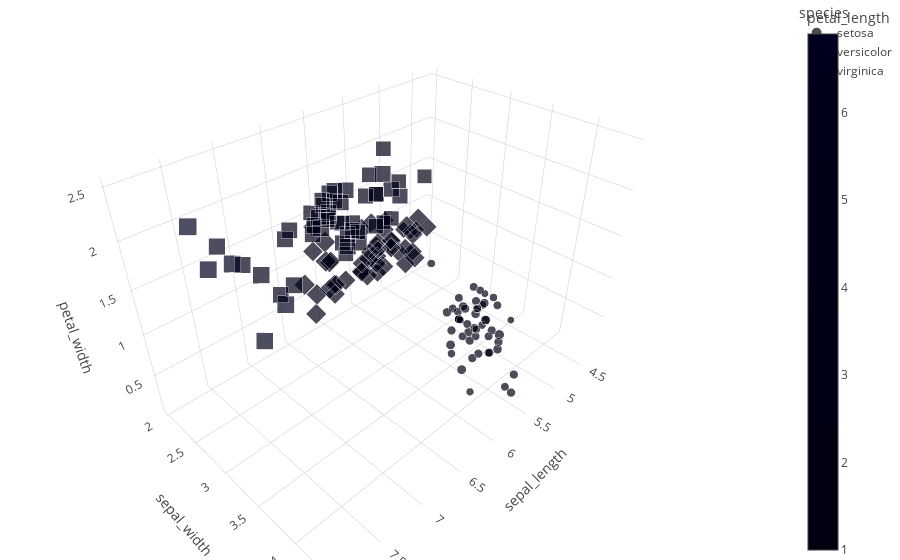

The notebook cell this image was saved under:
### Code cell
df = px.data.iris()
fig = px.scatter_3d(df, x='Nongrad_employed', y='Grad_share', z='Grad_premium',
              color='Grad_premium', size='Grad_premium', size_max=18,
              symbol='Major_category', opacity=0.7)

# tight layout
fig.update_layout(margin=dict(l=0, r=0, b=0, t=0))

### Figure 1 — Plotly figure (JSON) as saved in the notebook; plotly's stock layout.template omitted (floating-point values rounded to 4 significant figures)
{"data": [{"hovertemplate": "species=setosa<br>sepal_length=%{x}<br>sepal_width=%{y}<br>petal_width=%{z}<br>petal_length=%{marker.color}<extra></extra>", "legendgroup": "setosa", "marker": {"color": [1.4, 1.4, 1.3, 1.5, 1.4, 1.7, 1.4, 1.5, 1.4, 1.5, 1.5, 1.6, 1.4, 1.1, 1.2, 1.5, 1.3, 1.4, 1.7, 1.5, 1.7, 1.5, 1, 1.7, 1.9, 1.6, 1.6, 1.5, 1.4, 1.6, 1.6, 1.5, 1.5, 1.4, 1.5, 1.2, 1.3, 1.5, 1.3, 1.5, 1.3, 1.3, 1.3, 1.6, 1.9, 1.4, 1.6, 1.4, 1.5, 1.4], "coloraxis": "coloraxis", "opacity": 0.7, "size": [1.4, 1.4, 1.3, 1.5, 1.4, 1.7, 1.4, 1.5, 1.4, 1.5, 1.5, 1.6, 1.4, 1.1, 1.2, 1.5, 1.3, 1.4, 1.7, 1.5, 1.7, 1.5, 1, 1.7, 1.9, 1.6, 1.6, 1.5, 1.4, 1.6, 1.6, 1.5, 1.5, 1.4, 1.5, 1.2, 1.3, 1.5, 1.3, 1.5, 1.3, 1.3, 1.3, 1.6, 1.9, 1.4, 1.6, 1.4, 1.5, 1.4], "sizemode": "area", "sizeref": 0.0213, "symbol": "circle"}, "mode": "markers", "name": "setosa", "scene": "scene", "showlegend": true, "type": "scatter3d", "x": [5.1, 4.9, 4.7, 4.6, 5, 5.4, 4.6, 5, 4.4, 4.9, 5.4, 4.8, 4.8, 4.3, 5.8, 5.7, 5.4, 5.1, 5.7, 5.1, 5.4, 5.1, 4.6, 5.1, 4.8, 5, 5, 5.2, 5.2, 4.7, 4.8, 5.4, 5.2, 5.5, 4.9, 5, 5.5, 4.9, 4.4, 5.1, 5, 4.5, 4.4, 5, 5.1, 4.8, 5.1, 4.6, 5.3, 5], "y": [3.5, 3, 3.2, 3.1, 3.6, 3.9, 3.4, 3.4, 2.9, 3.1, 3.7, 3.4, 3, 3, 4, 4.4, 3.9, 3.5, 3.8, 3.8, 3.4, 3.7, 3.6, 3.3, 3.4, 3, 3.4, 3.5, 3.4, 3.2, 3.1, 3.4, 4.1, 4.2, 3.1, 3.2, 3.5, 3.1, 3, 3.4, 3.5, 2.3, 3.2, 3.5, 3.8, 3, 3.8, 3.2, 3.7, 3.3], "z": [0.2, 0.2, 0.2, 0.2, 0.2, 0.4, 0.3, 0.2, 0.2, 0.1, 0.2, 0.2, 0.1, 0.1, 0.2, 0.4, 0.4, 0.3, 0.3, 0.3, 0.2, 0.4, 0.2, 0.5, 0.2, 0.2, 0.4, 0.2, 0.2, 0.2, 0.2, 0.4, 0.1, 0.2, 0.1, 0.2, 0.2, 0.1, 0.2, 0.2, 0.3, 0.3, 0.2, 0.6, 0.4, 0.3, 0.2, 0.2, 0.2, 0.2]}, {"hovertemplate": "species=versicolor<br>sepal_length=%{x}<br>sepal_width=%{y}<br>petal_width=%{z}<br>petal_length=%{marker.color}<extra></extra>", "legendgroup": "versicolor", "marker": {"color": [4.7, 4.5, 4.9, 4, 4.6, 4.5, 4.7, 3.3, 4.6, 3.9, 3.5, 4.2, 4, 4.7, 3.6, 4.4, 4.5, 4.1, 4.5, 3.9, 4.8, 4, 4.9, 4.7, 4.3, 4.4, 4.8, 5, 4.5, 3.5, 3.8, 3.7, 3.9, 5.1, 4.5, 4.5, 4.7, 4.4, 4.1, 4, 4.4, 4.6, 4, 3.3, 4.2, 4.2, 4.2, 4.3, 3, 4.1], "coloraxis": "coloraxis", "opacity": 0.7, "size": [4.7, 4.5, 4.9, 4, 4.6, 4.5, 4.7, 3.3, 4.6, 3.9, 3.5, 4.2, 4, 4.7, 3.6, 4.4, 4.5, 4.1, 4.5, 3.9, 4.8, 4, 4.9, 4.7, 4.3, 4.4, 4.8, 5, 4.5, 3.5, 3.8, 3.7, 3.9, 5.1, 4.5, 4.5, 4.7, 4.4, 4.1, 4, 4.4, 4.6, 4, 3.3, 4.2, 4.2, 4.2, 4.3, 3, 4.1], "sizemode": "area", "sizeref": 0.0213, "symbol": "diamond"}, "mode": "markers", "name": "versicolor", "scene": "scene", "showlegend": true, "type": "scatter3d", "x": [7, 6.4, 6.9, 5.5, 6.5, 5.7, 6.3, 4.9, 6.6, 5.2, 5, 5.9, 6, 6.1, 5.6, 6.7, 5.6, 5.8, 6.2, 5.6, 5.9, 6.1, 6.3, 6.1, 6.4, 6.6, 6.8, 6.7, 6, 5.7, 5.5, 5.5, 5.8, 6, 5.4, 6, 6.7, 6.3, 5.6, 5.5, 5.5, 6.1, 5.8, 5, 5.6, 5.7, 5.7, 6.2, 5.1, 5.7], "y": [3.2, 3.2, 3.1, 2.3, 2.8, 2.8, 3.3, 2.4, 2.9, 2.7, 2, 3, 2.2, 2.9, 2.9, 3.1, 3, 2.7, 2.2, 2.5, 3.2, 2.8, 2.5, 2.8, 2.9, 3, 2.8, 3, 2.9, 2.6, 2.4, 2.4, 2.7, 2.7, 3, 3.4, 3.1, 2.3, 3, 2.5, 2.6, 3, 2.6, 2.3, 2.7, 3, 2.9, 2.9, 2.5, 2.8], "z": [1.4, 1.5, 1.5, 1.3, 1.5, 1.3, 1.6, 1, 1.3, 1.4, 1, 1.5, 1, 1.4, 1.3, 1.4, 1.5, 1, 1.5, 1.1, 1.8, 1.3, 1.5, 1.2, 1.3, 1.4, 1.4, 1.7, 1.5, 1, 1.1, 1, 1.2, 1.6, 1.5, 1.6, 1.5, 1.3, 1.3, 1.3, 1.2, 1.4, 1.2, 1, 1.3, 1.2, 1.3, 1.3, 1.1, 1.3]}, {"hovertemplate": "species=virginica<br>sepal_length=%{x}<br>sepal_width=%{y}<br>petal_width=%{z}<br>petal_length=%{marker.color}<extra></extra>", "legendgroup": "virginica", "marker": {"color": [6, 5.1, 5.9, 5.6, 5.8, 6.6, 4.5, 6.3, 5.8, 6.1, 5.1, 5.3, 5.5, 5, 5.1, 5.3, 5.5, 6.7, 6.9, 5, 5.7, 4.9, 6.7, 4.9, 5.7, 6, 4.8, 4.9, 5.6, 5.8, 6.1, 6.4, 5.6, 5.1, 5.6, 6.1, 5.6, 5.5, 4.8, 5.4, 5.6, 5.1, 5.1, 5.9, 5.7, 5.2, 5, 5.2, 5.4, 5.1], "coloraxis": "coloraxis", "opacity": 0.7, "size": [6, 5.1, 5.9, 5.6, 5.8, 6.6, 4.5, 6.3, 5.8, 6.1, 5.1, 5.3, 5.5, 5, 5.1, 5.3, 5.5, 6.7, 6.9, 5, 5.7, 4.9, 6.7, 4.9, 5.7, 6, 4.8, 4.9, 5.6, 5.8, 6.1, 6.4, 5.6, 5.1, 5.6, 6.1, 5.6, 5.5, 4.8, 5.4, 5.6, 5.1, 5.1, 5.9, 5.7, 5.2, 5, 5.2, 5.4, 5.1], "sizemode": "area", "sizeref": 0.0213, "symbol": "square"}, "mode": "markers", "name": "virginica", "scene": "scene", "showlegend": true, "type": "scatter3d", "x": [6.3, 5.8, 7.1, 6.3, 6.5, 7.6, 4.9, 7.3, 6.7, 7.2, 6.5, 6.4, 6.8, 5.7, 5.8, 6.4, 6.5, 7.7, 7.7, 6, 6.9, 5.6, 7.7, 6.3, 6.7, 7.2, 6.2, 6.1, 6.4, 7.2, 7.4, 7.9, 6.4, 6.3, 6.1, 7.7, 6.3, 6.4, 6, 6.9, 6.7, 6.9, 5.8, 6.8, 6.7, 6.7, 6.3, 6.5, 6.2, 5.9], "y": [3.3, 2.7, 3, 2.9, 3, 3, 2.5, 2.9, 2.5, 3.6, 3.2, 2.7, 3, 2.5, 2.8, 3.2, 3, 3.8, 2.6, 2.2, 3.2, 2.8, 2.8, 2.7, 3.3, 3.2, 2.8, 3, 2.8, 3, 2.8, 3.8, 2.8, 2.8, 2.6, 3, 3.4, 3.1, 3, 3.1, 3.1, 3.1, 2.7, 3.2, 3.3, 3, 2.5, 3, 3.4, 3], "z": [2.5, 1.9, 2.1, 1.8, 2.2, 2.1, 1.7, 1.8, 1.8, 2.5, 2, 1.9, 2.1, 2, 2.4, 2.3, 1.8, 2.2, 2.3, 1.5, 2.3, 2, 2, 1.8, 2.1, 1.8, 1.8, 1.8, 2.1, 1.6, 1.9, 2, 2.2, 1.5, 1.4, 2.3, 2.4, 1.8, 1.8, 2.1, 2.4, 2.3, 1.9, 2.3, 2.5, 2.3, 1.9, 2, 2.3, 1.8]}], "layout": {"coloraxis": {"colorbar": {"title": {"text": "petal_length"}}, "colorscale": [[0, "#000011"], [0.1111, "#000012"], [0.2222, "#000013"], [0.3333, "#000014"], [0.4444, "#000015"], [0.5556, "#000016"], [0.6667, "#000017"], [0.7778, "#000018"], [0.8889, "#000019"], [1, "#000020"]]}, "legend": {"itemsizing": "constant", "title": {"text": "species"}, "tracegroupgap": 0}, "margin": {"b": 0, "l": 0, "r": 0, "t": 0}, "scene": {"domain": {"x": [0, 1], "y": [0, 1]}, "xaxis": {"title": {"text": "sepal_length"}}, "yaxis": {"title": {"text": "sepal_width"}}, "zaxis": {"title": {"text": "petal_width"}}}}}
